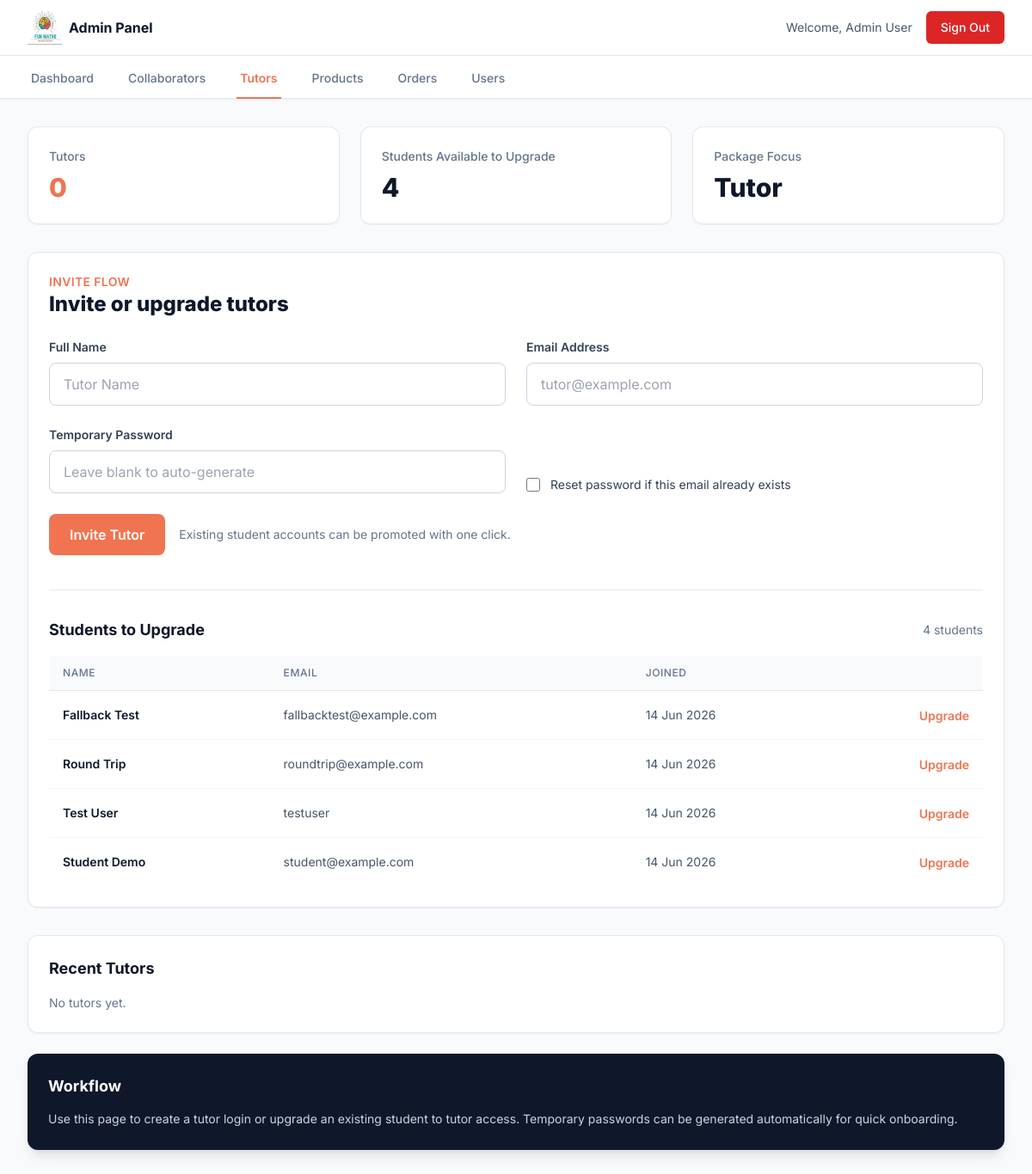
The page /app/admin/tutors.php (signed in) on the database as committed earlier.
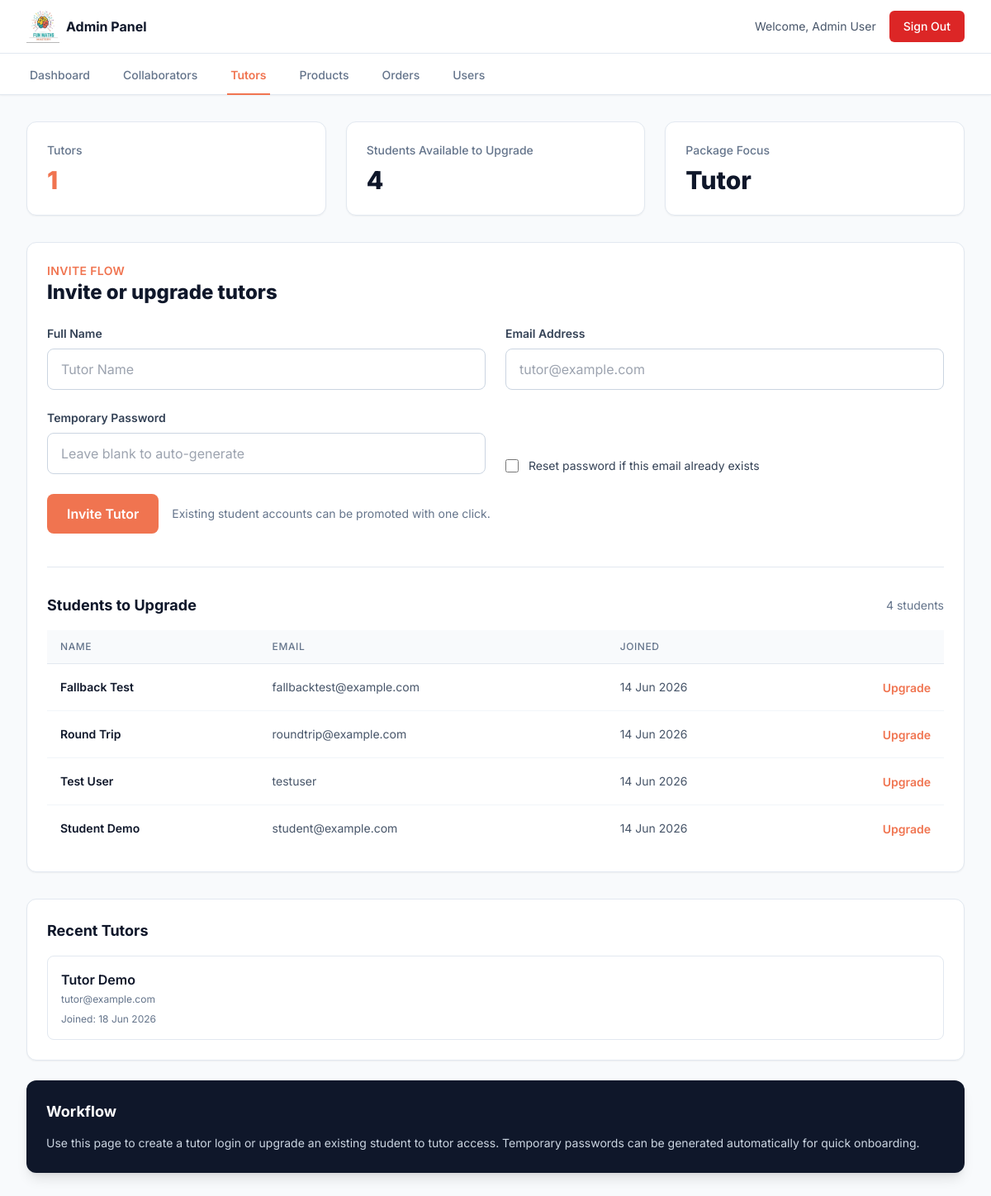
The same page on the database as committed later.
### tables this page shows
CREATE TABLE users (
            id INTEGER PRIMARY KEY AUTOINCREMENT,
            name TEXT NOT NULL,
            email TEXT UNIQUE NOT NULL,
            password TEXT NOT NULL,
            role TEXT DEFAULT 'student',
            created_at DATETIME DEFAULT CURRENT_TIMESTAMP
        , remember_token TEXT);

### app/admin/tutors.php (the view, shortened to what the changed rows need)
<?php
require_once __DIR__ . '/../config/db.php';
require_once __DIR__ . '/../config/functions.php';
$totalTutors = (int)$pdo->query("SELECT COUNT(*) FROM users WHERE role = 'tutor'")->fetchColumn();
$recentTutors = getUsersByRole('tutor');
$students = getUsersByRole('student');
renderAdminLayoutStart('Tutors', 'tutors');
?>
    <div class="space-y-8">
        <section class="grid grid-cols-1 md:grid-cols-3 gap-6">
            <div class="bg-white rounded-xl border border-slate-200 p-6 shadow-sm">
                <p class="text-sm font-medium text-slate-500">Tutors</p>
                <p class="mt-2 text-3xl font-extrabold text-brand-600"><?= $totalTutors ?></p>
            </div>
        </section>
        <section class="grid grid-cols-1 xl:grid-cols-3 gap-8">
            <div class="xl:col-span-2 bg-white rounded-xl border border-slate-200 shadow-sm p-6">
                <div class="flex items-center justify-between gap-4 mb-6">
                    <div>
                        <h1 class="text-2xl font-extrabold text-slate-900">Invite or upgrade tutors</h1>
                    </div>
                </div>
                <div class="mt-10 border-t border-slate-200 pt-8">
                    <div class="flex items-center justify-between mb-4">
                        <h2 class="text-lg font-bold text-slate-900">Students to Upgrade</h2>
                    </div>
                    <div class="overflow-x-auto">
                        <table class="min-w-full divide-y divide-slate-200">
                            <thead class="bg-slate-50">
                                <tr>
                                    <th class="px-4 py-3 text-left text-xs font-medium text-slate-500 uppercase tracking-wider">Name</th>
                                    <th class="px-4 py-3 text-left text-xs font-medium text-slate-500 uppercase tracking-wider">Email</th>
                                    <th class="px-4 py-3 text-left text-xs font-medium text-slate-500 uppercase tracking-wider">Joined</th>
                                    <th class="px-4 py-3"></th>
                                </tr>
                            </thead>
                            <tbody class="bg-white divide-y divide-slate-100">
                                <?php if (empty($students)): ?>
                                    <tr><td colspan="4" class="px-4 py-6 text-center text-slate-500">No students available for upgrade.</td></tr>
                                <?php else: ?>
                                    <?php foreach ($students as $student): ?>
                                        <tr>
                                            <td class="px-4 py-4 text-sm font-semibold text-slate-900"><?= h($student['name']) ?></td>
                                            <td class="px-4 py-4 text-sm text-slate-600"><?= h($student['email']) ?></td>
                                            <td class="px-4 py-4 text-sm text-slate-600"><?= date('d M Y', strtotime($student['created_at'])) ?></td>
                                            <td class="px-4 py-4 text-right">
                                                <form method="POST" class="inline">
                                                    <button type="submit" class="text-sm font-semibold text-brand-600 hover:text-brand-700">Upgrade</button>
                                                </form>
                                            </td>
                                        </tr>
                                    <?php endforeach; ?>
                                <?php endif; ?>
                            </tbody>
                        </table>
                    </div>
                </div>
            </div>
            <aside class="space-y-6">
                <div class="bg-white rounded-xl border border-slate-200 shadow-sm p-6">
                    <h2 class="text-lg font-bold text-slate-900 mb-4">Recent Tutors</h2>
                    <div class="space-y-3">
                        <?php if (empty($recentTutors)): ?>
                            <p class="text-sm text-slate-500">No tutors yet.</p>
                        <?php else: ?>
                            <?php foreach (array_slice($recentTutors, 0, 6) as $tutor): ?>
                                <div class="rounded-lg border border-slate-200 p-4">
                                    <div class="font-semibold text-slate-900"><?= h($tutor['name']) ?></div>
                                    <div class="text-xs text-slate-500 mt-1"><?= h($tutor['email']) ?></div>
                                    <div class="text-xs text-slate-500 mt-2">Joined: <?= date('d M Y', strtotime($tutor['created_at'])) ?></div>
                                </div>
                            <?php endforeach; ?>
                        <?php endif; ?>
                    </div>
                </div>
                <div class="bg-slate-900 rounded-xl shadow-lg p-6 text-white">
                    <h2 class="text-lg font-bold text-brand-400">Workflow</h2>
                </div>
            </aside>
        </section>
    </div>
<?php
renderAdminLayoutEnd();

### app/config/functions.php (shortened to what the changed rows need)
<?php
function h($string) {
    return htmlspecialchars($string, ENT_QUOTES, 'UTF-8');
}
function getUsersByRole($role) {
    global $pdo;
    $stmt = $pdo->prepare("SELECT id, name, email, role, created_at FROM users WHERE role = ? ORDER BY created_at DESC, id DESC");
    $stmt->execute([$role]);
    return $stmt->fetchAll(PDO::FETCH_ASSOC);
}
    ?>
    <?php
function renderAdminLayoutStart($pageTitle, $activePage = 'dashboard') {
    $nav = [
        'dashboard' => 'Dashboard',
        'collaborators' => 'Collaborators',
        'tutors' => 'Tutors',
        'products' => 'Products',
        'orders' => 'Orders',
        'users' => 'Users',
    ];
    ?>
<!DOCTYPE html>
<html lang="en">
<head>
    <script src="https://cdn.tailwindcss.com"></script>
</head>
<body class="bg-slate-50 font-sans antialiased">
    <nav class="bg-white border-b border-slate-200 shadow-sm">
        <div class="max-w-7xl mx-auto px-4 sm:px-6 lg:px-8">
            <div class="flex space-x-8 -mb-px">
                <?php foreach ($nav as $key => $label): ?>
                    <?php $isActive = $activePage === $key; ?>
                    <a href="<?= $key ?>.php" class="inline-flex items-center px-1 pt-4 pb-3 text-sm <?= $isActive ? 'font-semibold border-b-2 border-brand-600 text-brand-600' : 'font-medium text-slate-500 hover:text-slate-700 hover:border-slate-300 border-b-2 border-transparent' ?>">
                        <?= h($label) ?>
                    </a>
                <?php endforeach; ?>
            </div>
        </div>
    </nav>
    <main class="max-w-7xl mx-auto px-4 sm:px-6 lg:px-8 py-8">
    <?php
}
function renderAdminLayoutEnd() {
    ?>
    </main>
</body>
</html>
    <?php
}
?>

Rows that differ between the two databases and show on the page:
added users: name "Tutor Demo", email "tutor@example.com", created_at "18 Jun 2026", shown under "Recent Tutors"
Other text that changed with them:
$totalTutors: "0" → "1"
text no longer shown: "No tutors yet."
